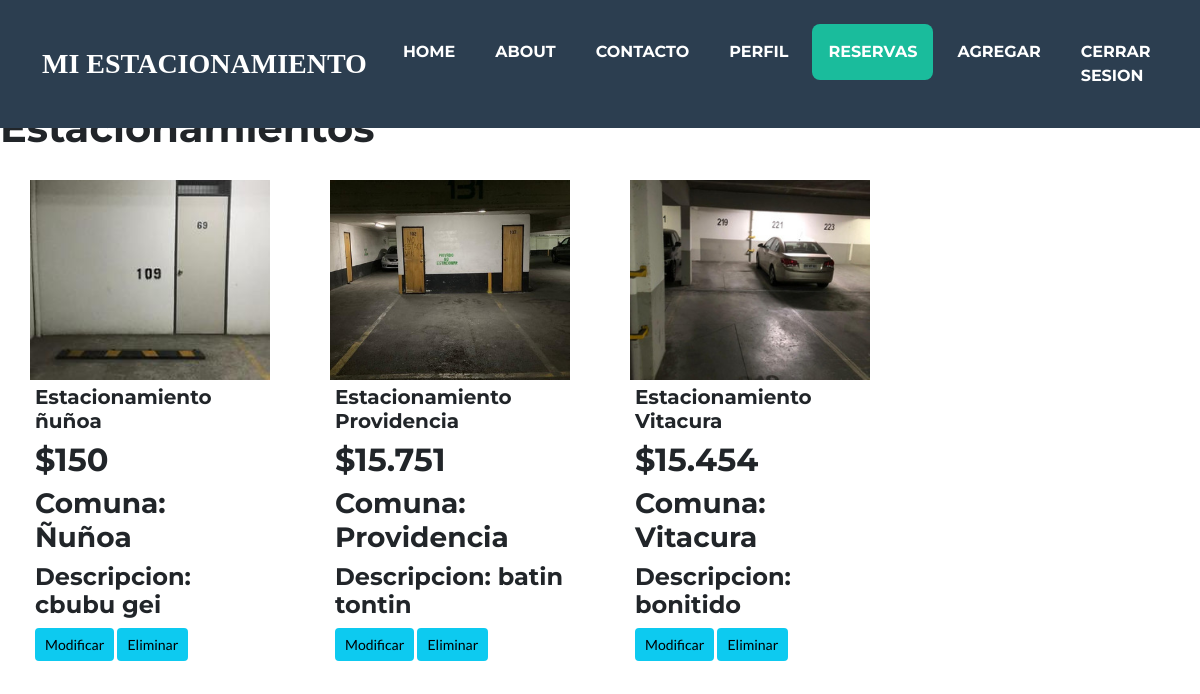
Page /reservas (signed in) on the committed database.
### estacionamiento/models.py (models this page shows, shortened)
class Estacionamiento(models.Model):
    nombre = models.CharField(max_length=50)
    precio = models.IntegerField()
    descripcion = models.TextField()
    comuna = models.ForeignKey(Comuna, on_delete=models.PROTECT)
    fecha_publicacion = models.DateField()
    imagen = models.ImageField(upload_to="estacionamientos", null=True)

class Comuna(models.Model):
    nombre = models.CharField(max_length=50)
    def __str__(self):
        return self.nombre

### estacionamiento/views.py (the view)
# urls.py: path("reservas", views.reservas, name="reservas"),
@login_required
def reservas(request):
    estacionamientos = Estacionamiento.objects.all()
    page = request.GET.get('page',1)
    try:
        paginator = Paginator(estacionamientos, 5)
        estacionamientos = paginator.page(page)
    except:
        raise Http404
    data = {
        'estacionamientos': estacionamientos
    }
    return render(request, "reservas.html", data)

### estacionamiento/templates/reservas.html (shortened to what this page needs)
{% extends 'base.html' %}
{% load static %}
{% block content %}
<h1>
</h1>
{% load humanize %}
<div class="productos">
    {% for e in estacionamientos %}
    <div class="producto">
        <div class="contenedor_producto">
            {% if e.imagen %}
            <img src="{{ e.imagen.url }}" alt="imagen estacionamiento">
            {% endif %}
            <div class="detalle">
                <h5>{{ e.nombre |  capfirst}}</h5>
                <h2>${{ e.precio | intcomma }}</h2>
                <h3>Comuna: {{ e.comuna | title}}</h3>
                <h4>Descripcion: {{ e.descripcion }}</h4>
                <a href="{% url 'modificar_estacionamiento' e.id %}" class="btn btn-info btn-sm">Modificar</a>
                <a href="{% url 'eliminar_estacionamiento' e.id %}" class="btn btn-info btn-sm">Eliminar</a>
            </div>
        </div>
    </div>
    {% endfor %}
</div>
{% endblock %}

### estacionamiento/templates/base.html (shortened to what this page needs)
{% load static %}
<!DOCTYPE html>
<html lang="en">
<head>
        <link href="{% static 'theme/css/styles.css'  %}" rel="stylesheet" />
        <link href="{% static 'theme/cs/main.css'  %}" rel="stylesheet" />
</head>
<body>
    {% include 'navbar.html' %}
    <main id="main">
        {% block content %}
        {% endblock %}
    </main>
</body>
</html>

### estacionamiento/templates/navbar.html (shortened to what this page needs)
{% url 'index' as index_url %}
{% url 'about' as about_url %}
{% url 'contact' as contact_url %}
{% url 'profile' as profile_url %}
{% url 'logout' as logout_url %}
{% url 'reservas' as reservas_url %}
{% url 'agregar' as agregar_url%}
<nav class="navbar navbar-expand-lg bg-secondary text-uppercase fixed-top" id="mainNav">
     <div class="container">
         <a class="navbar-brand" href="#page-top">Mi Estacionamiento</a>
         <div class="collapse navbar-collapse" id="navbarResponsive">
             <ul class="navbar-nav ms-auto">
                 <li class="nav-item mx-0 mx-lg-1"><a class="nav-link py-3 px-0 px-lg-3 rounded {% if request.path == index_url %}active{% endif %}" href="{{ index_url}}">Home</a></li>
                 <li class="nav-item mx-0 mx-lg-1"><a class="nav-link py-3 px-0 px-lg-3 rounded {% if request.path == about_url %}active{% endif %}" href="{{ about_url }}">About</a></li>
                 <li class="nav-item mx-0 mx-lg-1"><a class="nav-link py-3 px-0 px-lg-3 rounded {% if request.path == contact_url %}active{% endif %}" href="{{ contact_url }}">Contacto</a></li>
                 {% if request.user.is_authenticated %}
                 <li class="nav-item mx-0 mx-lg-1"><a class="nav-link py-3 px-0 px-lg-3 rounded {% if request.path == profile_url %}active{% endif %}" href="{{ profile_url }}">Perfil</a></li>
                 {% endif %}
                 {% if request.user.is_authenticated %}
                 <li class="nav-item mx-0 mx-lg-1"><a class="nav-link py-3 px-0 px-lg-3 rounded {% if request.path == reservas_url %}active{% endif %}" href="{{ reservas_url }}">Reservas</a></li>
                 {% endif %}
                 {% if request.user.is_authenticated %}
                 <li class="nav-item mx-0 mx-lg-1"><a class="nav-link py-3 px-0 px-lg-3 rounded {% if request.path == agregar_url %}active{% endif %}" href="{{ agregar_url }}">Agregar</a></li>
                 {% endif %}
                 {% if request.user.is_authenticated %}
                 <li class="nav-item mx-0 mx-lg-1"><a class="nav-link py-3 px-0 px-lg-3 rounded {% if request.path == logout_url %}active{% endif %}" href="{{ logout_url }}">Cerrar Sesion</a></li>
                {% endif %}
             </ul>
         </div>
     </div>
 </nav>
    {% url 'index' as index_url %}
   {% url 'about' as about_url %}
   {% url 'contact' as contact_url %}

### static/theme/cs/main.css (style rules this page uses)
@media (min-width: 992px) { #main { padding-top: 104px; } }
.navbar-brand { font-family: "MiEstacionamiento Font"; }
.productos { display: flex; flex-wrap: wrap; }
.producto { width: 25%; margin-top: 20px; }
.producto img { width: 100%; height: 200px; object-fit: cover; }
.producto .detalle { padding: 5px; }
.producto .contenedor_producto { background-color: white; width: 80%; margin: auto; }

### rows in the picture
Estacionamiento: imagen (picture), nombre "Estacionamiento ñuñoa", precio "150", comuna "Ñuñoa", descripcion "cbubu gei"
Estacionamiento: imagen (picture), nombre "Estacionamiento Providencia", precio "15.751", comuna "Providencia", descripcion "batin tontin"
Estacionamiento: imagen (picture), nombre "Estacionamiento Vitacura", precio "15.454", comuna "Vitacura", descripcion "bonitido"
